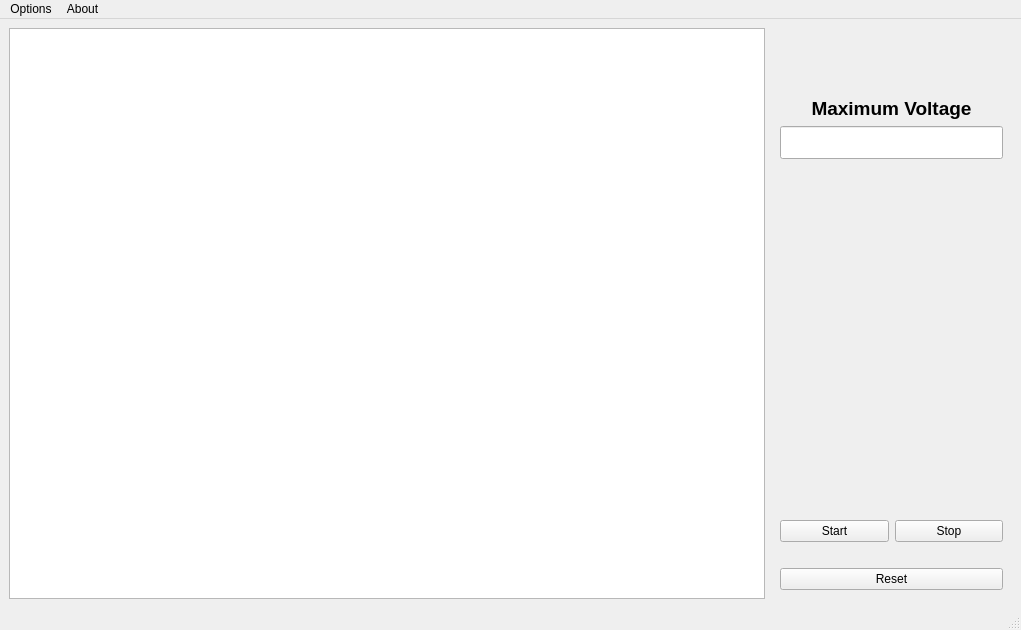
<?xml version="1.0" encoding="UTF-8"?>
<ui version="4.0">
 <class>MainWindow</class>
 <widget class="QMainWindow" name="MainWindow">
  <property name="geometry">
   <rect>
    <x>0</x>
    <y>0</y>
    <width>1021</width>
    <height>630</height>
   </rect>
  </property>
  <property name="windowTitle">
   <string>Wind Energy Demonstration Plotter</string>
  </property>
  <widget class="QWidget" name="centralwidget">
   <layout class="QGridLayout" name="gridLayout">
    <item row="0" column="0">
     <widget class="PlotWidget" name="mainPlotWindow">
      <property name="minimumSize">
       <size>
        <width>756</width>
        <height>571</height>
       </size>
      </property>
     </widget>
    </item>
    <item row="0" column="1">
     <widget class="QFrame" name="verticalFrame">
      <property name="sizePolicy">
       <sizepolicy hsizetype="Minimum" vsizetype="Preferred">
        <horstretch>0</horstretch>
        <verstretch>0</verstretch>
       </sizepolicy>
      </property>
      <property name="minimumSize">
       <size>
        <width>241</width>
        <height>0</height>
       </size>
      </property>
      <layout class="QVBoxLayout" name="verticalLayout">
       <item>
        <spacer name="verticalSpacer_3">
         <property name="orientation">
          <enum>Qt::Vertical</enum>
         </property>
         <property name="sizeType">
          <enum>QSizePolicy::Fixed</enum>
         </property>
         <property name="sizeHint" stdset="0">
          <size>
           <width>20</width>
           <height>60</height>
          </size>
         </property>
        </spacer>
       </item>
       <item>
        <widget class="QLabel" name="label">
         <property name="sizePolicy">
          <sizepolicy hsizetype="Fixed" vsizetype="Fixed">
           <horstretch>0</horstretch>
           <verstretch>0</verstretch>
          </sizepolicy>
         </property>
         <property name="maximumSize">
          <size>
           <width>450</width>
           <height>40</height>
          </size>
         </property>
         <property name="text">
          <string>&lt;html&gt;&lt;head/&gt;&lt;body&gt;&lt;p align=&quot;center&quot;&gt;&lt;span style=&quot; font-size:14pt; font-weight:600;&quot;&gt;Maximum Voltage&lt;/span&gt;&lt;/p&gt;&lt;/body&gt;&lt;/html&gt;</string>
         </property>
         <property name="alignment">
          <set>Qt::AlignCenter</set>
         </property>
        </widget>
       </item>
       <item>
        <widget class="QLineEdit" name="maxVoltsOut">
         <property name="sizePolicy">
          <sizepolicy hsizetype="Maximum" vsizetype="Fixed">
           <horstretch>0</horstretch>
           <verstretch>0</verstretch>
          </sizepolicy>
         </property>
         <property name="maximumSize">
          <size>
           <width>450</width>
           <height>40</height>
          </size>
         </property>
         <property name="font">
          <font>
           <pointsize>16</pointsize>
           <weight>50</weight>
           <bold>false</bold>
          </font>
         </property>
         <property name="alignment">
          <set>Qt::AlignLeading|Qt::AlignLeft|Qt::AlignVCenter</set>
         </property>
        </widget>
       </item>
       <item>
        <spacer name="verticalSpacer">
         <property name="orientation">
          <enum>Qt::Vertical</enum>
         </property>
         <property name="sizeHint" stdset="0">
          <size>
           <width>17</width>
           <height>357</height>
          </size>
         </property>
        </spacer>
       </item>
       <item>
        <layout class="QHBoxLayout" name="horizontalLayout">
         <item>
          <widget class="QPushButton" name="startPlotting">
           <property name="maximumSize">
            <size>
             <width>450</width>
             <height>23</height>
            </size>
           </property>
           <property name="text">
            <string>Start</string>
           </property>
          </widget>
         </item>
         <item>
          <widget class="QPushButton" name="stopPlotting">
           <property name="maximumSize">
            <size>
             <width>450</width>
             <height>23</height>
            </size>
           </property>
           <property name="text">
            <string>Stop</string>
           </property>
          </widget>
         </item>
        </layout>
       </item>
       <item>
        <spacer name="verticalSpacer_4">
         <property name="orientation">
          <enum>Qt::Vertical</enum>
         </property>
         <property name="sizeType">
          <enum>QSizePolicy::Fixed</enum>
         </property>
         <property name="sizeHint" stdset="0">
          <size>
           <width>20</width>
           <height>20</height>
          </size>
         </property>
        </spacer>
       </item>
       <item>
        <widget class="QPushButton" name="resetPlots">
         <property name="maximumSize">
          <size>
           <width>450</width>
           <height>23</height>
          </size>
         </property>
         <property name="text">
          <string>Reset</string>
         </property>
        </widget>
       </item>
      </layout>
     </widget>
    </item>
   </layout>
  </widget>
  <widget class="QStatusBar" name="statusbar"/>
  <widget class="QMenuBar" name="menuBar">
   <property name="geometry">
    <rect>
     <x>0</x>
     <y>0</y>
     <width>1021</width>
     <height>21</height>
    </rect>
   </property>
   <widget class="QMenu" name="menuAbout">
    <property name="title">
     <string>About</string>
    </property>
    <addaction name="actionHelp"/>
    <addaction name="actionAbout"/>
   </widget>
   <widget class="QMenu" name="menuOptions">
    <property name="title">
     <string>Options</string>
    </property>
    <addaction name="actionSelectCOMPort"/>
   </widget>
   <addaction name="menuOptions"/>
   <addaction name="menuAbout"/>
  </widget>
  <action name="actionInformation">
   <property name="text">
    <string>Information</string>
   </property>
  </action>
  <action name="actionExit_App">
   <property name="text">
    <string>Exit App</string>
   </property>
  </action>
  <action name="actionHelp">
   <property name="text">
    <string>Help</string>
   </property>
  </action>
  <action name="actionAbout">
   <property name="text">
    <string>About</string>
   </property>
  </action>
  <action name="actionTest">
   <property name="text">
    <string>test</string>
   </property>
  </action>
  <action name="actionTest_2">
   <property name="text">
    <string>test</string>
   </property>
  </action>
  <action name="actionSelectCOMPort">
   <property name="text">
    <string>Select COM Port</string>
   </property>
  </action>
 </widget>
 <customwidgets>
  <customwidget>
   <class>PlotWidget</class>
   <extends>QGraphicsView</extends>
   <header>pyqtgraph</header>
  </customwidget>
 </customwidgets>
 <resources/>
 <connections/>
</ui>
